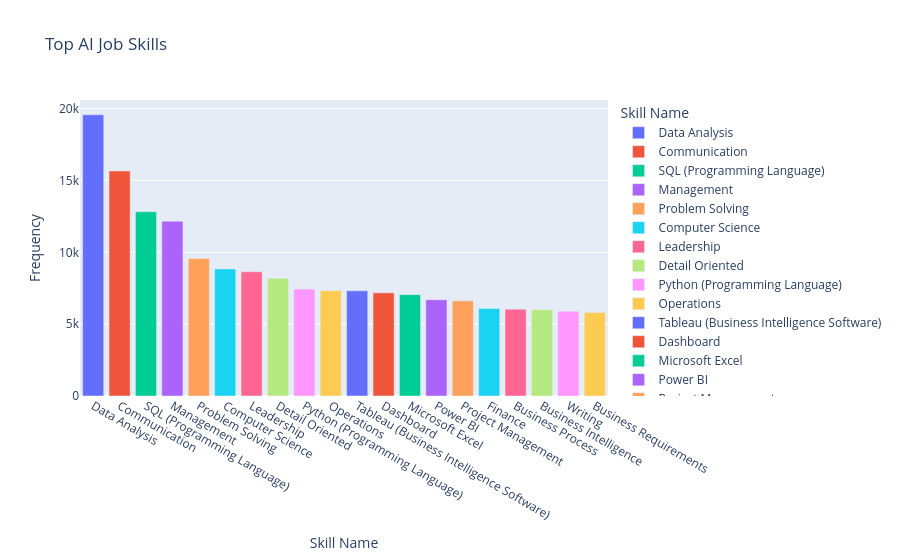
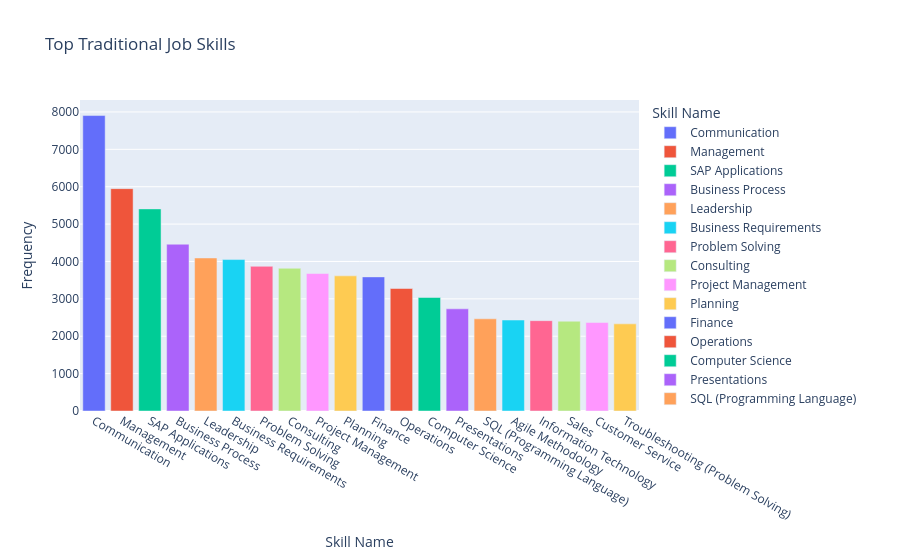

Notebook source saved alongside these figures, in order:
### Markdown cell above
### Q3: AI Careers vs. Traditional Roles

### Code cell
df = pd.read_csv("data/cleaned_data.csv")
df['SKILLS'] = df['SKILLS_NAME'].apply(ast.literal_eval)

ai_skills = df[df['AI_JOB']]['SKILLS'].explode().value_counts().head(20).reset_index()
ai_skills.columns = ['Skill', 'Count']

fig = px.bar(ai_skills, x='Skill', y='Count',
             title="Top AI Job Skills",
             labels={'Skill': 'Skill Name', 'Count': 'Frequency'},
             color='Skill')

fig.show()
fig.write_html("figures/5_chart.html")

traditional_skills = df[~df['AI_JOB']]['SKILLS'].explode().value_counts().head(20).reset_index()
traditional_skills.columns = ['Skill', 'Count']

fig = px.bar(traditional_skills, x='Skill', y='Count',
             title="Top Traditional Job Skills",
             labels={'Skill': 'Skill Name', 'Count': 'Frequency'},
             color='Skill')

fig.show()
fig.write_html("figures/6_chart.html")

### Figure 1 — Plotly figure (JSON) as saved in the notebook; plotly's stock layout.template omitted (floating-point values rounded to 4 significant figures)
{"data": [{"hovertemplate": "Skill Name=%{x}<br>Frequency=%{y}<extra></extra>", "legendgroup": "Data Analysis", "marker": {"color": "#636efa", "pattern": {"shape": ""}}, "name": "Data Analysis", "orientation": "v", "showlegend": true, "textposition": "auto", "type": "bar", "x": ["Data Analysis"], "xaxis": "x", "y": [19571], "yaxis": "y"}, {"hovertemplate": "Skill Name=%{x}<br>Frequency=%{y}<extra></extra>", "legendgroup": "Communication", "marker": {"color": "#EF553B", "pattern": {"shape": ""}}, "name": "Communication", "orientation": "v", "showlegend": true, "textposition": "auto", "type": "bar", "x": ["Communication"], "xaxis": "x", "y": [15660], "yaxis": "y"}, {"hovertemplate": "Skill Name=%{x}<br>Frequency=%{y}<extra></extra>", "legendgroup": "SQL (Programming Language)", "marker": {"color": "#00cc96", "pattern": {"shape": ""}}, "name": "SQL (Programming Language)", "orientation": "v", "showlegend": true, "textposition": "auto", "type": "bar", "x": ["SQL (Programming Language)"], "xaxis": "x", "y": [12825], "yaxis": "y"}, {"hovertemplate": "Skill Name=%{x}<br>Frequency=%{y}<extra></extra>", "legendgroup": "Management", "marker": {"color": "#ab63fa", "pattern": {"shape": ""}}, "name": "Management", "orientation": "v", "showlegend": true, "textposition": "auto", "type": "bar", "x": ["Management"], "xaxis": "x", "y": [12168], "yaxis": "y"}, {"hovertemplate": "Skill Name=%{x}<br>Frequency=%{y}<extra></extra>", "legendgroup": "Problem Solving", "marker": {"color": "#FFA15A", "pattern": {"shape": ""}}, "name": "Problem Solving", "orientation": "v", "showlegend": true, "textposition": "auto", "type": "bar", "x": ["Problem Solving"], "xaxis": "x", "y": [9564], "yaxis": "y"}, {"hovertemplate": "Skill Name=%{x}<br>Frequency=%{y}<extra></extra>", "legendgroup": "Computer Science", "marker": {"color": "#19d3f3", "pattern": {"shape": ""}}, "name": "Computer Science", "orientation": "v", "showlegend": true, "textposition": "auto", "type": "bar", "x": ["Computer Science"], "xaxis": "x", "y": [8841], "yaxis": "y"}, {"hovertemplate": "Skill Name=%{x}<br>Frequency=%{y}<extra></extra>", "legendgroup": "Leadership", "marker": {"color": "#FF6692", "pattern": {"shape": ""}}, "name": "Leadership", "orientation": "v", "showlegend": true, "textposition": "auto", "type": "bar", "x": ["Leadership"], "xaxis": "x", "y": [8649], "yaxis": "y"}, {"hovertemplate": "Skill Name=%{x}<br>Frequency=%{y}<extra></extra>", "legendgroup": "Detail Oriented", "marker": {"color": "#B6E880", "pattern": {"shape": ""}}, "name": "Detail Oriented", "orientation": "v", "showlegend": true, "textposition": "auto", "type": "bar", "x": ["Detail Oriented"], "xaxis": "x", "y": [8193], "yaxis": "y"}, {"hovertemplate": "Skill Name=%{x}<br>Frequency=%{y}<extra></extra>", "legendgroup": "Python (Programming Language)", "marker": {"color": "#FF97FF", "pattern": {"shape": ""}}, "name": "Python (Programming Language)", "orientation": "v", "showlegend": true, "textposition": "auto", "type": "bar", "x": ["Python (Programming Language)"], "xaxis": "x", "y": [7440], "yaxis": "y"}, {"hovertemplate": "Skill Name=%{x}<br>Frequency=%{y}<extra></extra>", "legendgroup": "Operations", "marker": {"color": "#FECB52", "pattern": {"shape": ""}}, "name": "Operations", "orientation": "v", "showlegend": true, "textposition": "auto", "type": "bar", "x": ["Operations"], "xaxis": "x", "y": [7332], "yaxis": "y"}, {"hovertemplate": "Skill Name=%{x}<br>Frequency=%{y}<extra></extra>", "legendgroup": "Tableau (Business Intelligence Software)", "marker": {"color": "#636efa", "pattern": {"shape": ""}}, "name": "Tableau (Business Intelligence Software)", "orientation": "v", "showlegend": true, "textposition": "auto", "type": "bar", "x": ["Tableau (Business Intelligence Software)"], "xaxis": "x", "y": [7317], "yaxis": "y"}, {"hovertemplate": "Skill Name=%{x}<br>Frequency=%{y}<extra></extra>", "legendgroup": "Dashboard", "marker": {"color": "#EF553B", "pattern": {"shape": ""}}, "name": "Dashboard", "orientation": "v", "showlegend": true, "textposition": "auto", "type": "bar", "x": ["Dashboard"], "xaxis": "x", "y": [7182], "yaxis": "y"}, {"hovertemplate": "Skill Name=%{x}<br>Frequency=%{y}<extra></extra>", "legendgroup": "Microsoft Excel", "marker": {"color": "#00cc96", "pattern": {"shape": ""}}, "name": "Microsoft Excel", "orientation": "v", "showlegend": true, "textposition": "auto", "type": "bar", "x": ["Microsoft Excel"], "xaxis": "x", "y": [7053], "yaxis": "y"}, {"hovertemplate": "Skill Name=%{x}<br>Frequency=%{y}<extra></extra>", "legendgroup": "Power BI", "marker": {"color": "#ab63fa", "pattern": {"shape": ""}}, "name": "Power BI", "orientation": "v", "showlegend": true, "textposition": "auto", "type": "bar", "x": ["Power BI"], "xaxis": "x", "y": [6704], "yaxis": "y"}, {"hovertemplate": "Skill Name=%{x}<br>Frequency=%{y}<extra></extra>", "legendgroup": "Project Management", "marker": {"color": "#FFA15A", "pattern": {"shape": ""}}, "name": "Project Management", "orientation": "v", "showlegend": true, "textposition": "auto", "type": "bar", "x": ["Project Management"], "xaxis": "x", "y": [6624], "yaxis": "y"}, {"hovertemplate": "Skill Name=%{x}<br>Frequency=%{y}<extra></extra>", "legendgroup": "Finance", "marker": {"color": "#19d3f3", "pattern": {"shape": ""}}, "name": "Finance", "orientation": "v", "showlegend": true, "textposition": "auto", "type": "bar", "x": ["Finance"], "xaxis": "x", "y": [6095], "yaxis": "y"}, {"hovertemplate": "Skill Name=%{x}<br>Frequency=%{y}<extra></extra>", "legendgroup": "Business Process", "marker": {"color": "#FF6692", "pattern": {"shape": ""}}, "name": "Business Process", "orientation": "v", "showlegend": true, "textposition": "auto", "type": "bar", "x": ["Business Process"], "xaxis": "x", "y": [6045], "yaxis": "y"}, {"hovertemplate": "Skill Name=%{x}<br>Frequency=%{y}<extra></extra>", "legendgroup": "Business Intelligence", "marker": {"color": "#B6E880", "pattern": {"shape": ""}}, "name": "Business Intelligence", "orientation": "v", "showlegend": true, "textposition": "auto", "type": "bar", "x": ["Business Intelligence"], "xaxis": "x", "y": [5998], "yaxis": "y"}, {"hovertemplate": "Skill Name=%{x}<br>Frequency=%{y}<extra></extra>", "legendgroup": "Writing", "marker": {"color": "#FF97FF", "pattern": {"shape": ""}}, "name": "Writing", "orientation": "v", "showlegend": true, "textposition": "auto", "type": "bar", "x": ["Writing"], "xaxis": "x", "y": [5890], "yaxis": "y"}, {"hovertemplate": "Skill Name=%{x}<br>Frequency=%{y}<extra></extra>", "legendgroup": "Business Requirements", "marker": {"color": "#FECB52", "pattern": {"shape": ""}}, "name": "Business Requirements", "orientation": "v", "showlegend": true, "textposition": "auto", "type": "bar", "x": ["Business Requirements"], "xaxis": "x", "y": [5810], "yaxis": "y"}], "layout": {"barmode": "relative", "legend": {"title": {"text": "Skill Name"}, "tracegroupgap": 0}, "title": {"text": "Top AI Job Skills"}, "xaxis": {"anchor": "y", "categoryarray": ["Data Analysis", "Communication", "SQL (Programming Language)", "Management", "Problem Solving", "Computer Science", "Leadership", "Detail Oriented", "Python (Programming Language)", "Operations", "Tableau (Business Intelligence Software)", "Dashboard", "Microsoft Excel", "Power BI", "Project Management", "Finance", "Business Process", "Business Intelligence", "Writing", "Business Requirements"], "categoryorder": "array", "domain": [0, 1], "title": {"text": "Skill Name"}}, "yaxis": {"anchor": "x", "domain": [0, 1], "title": {"text": "Frequency"}}}}

### Figure 2 — Plotly figure (JSON) as saved in the notebook; plotly's stock layout.template omitted (floating-point values rounded to 4 significant figures)
{"data": [{"hovertemplate": "Skill Name=%{x}<br>Frequency=%{y}<extra></extra>", "legendgroup": "Communication", "marker": {"color": "#636efa", "pattern": {"shape": ""}}, "name": "Communication", "orientation": "v", "showlegend": true, "textposition": "auto", "type": "bar", "x": ["Communication"], "xaxis": "x", "y": [7904], "yaxis": "y"}, {"hovertemplate": "Skill Name=%{x}<br>Frequency=%{y}<extra></extra>", "legendgroup": "Management", "marker": {"color": "#EF553B", "pattern": {"shape": ""}}, "name": "Management", "orientation": "v", "showlegend": true, "textposition": "auto", "type": "bar", "x": ["Management"], "xaxis": "x", "y": [5949], "yaxis": "y"}, {"hovertemplate": "Skill Name=%{x}<br>Frequency=%{y}<extra></extra>", "legendgroup": "SAP Applications", "marker": {"color": "#00cc96", "pattern": {"shape": ""}}, "name": "SAP Applications", "orientation": "v", "showlegend": true, "textposition": "auto", "type": "bar", "x": ["SAP Applications"], "xaxis": "x", "y": [5407], "yaxis": "y"}, {"hovertemplate": "Skill Name=%{x}<br>Frequency=%{y}<extra></extra>", "legendgroup": "Business Process", "marker": {"color": "#ab63fa", "pattern": {"shape": ""}}, "name": "Business Process", "orientation": "v", "showlegend": true, "textposition": "auto", "type": "bar", "x": ["Business Process"], "xaxis": "x", "y": [4462], "yaxis": "y"}, {"hovertemplate": "Skill Name=%{x}<br>Frequency=%{y}<extra></extra>", "legendgroup": "Leadership", "marker": {"color": "#FFA15A", "pattern": {"shape": ""}}, "name": "Leadership", "orientation": "v", "showlegend": true, "textposition": "auto", "type": "bar", "x": ["Leadership"], "xaxis": "x", "y": [4094], "yaxis": "y"}, {"hovertemplate": "Skill Name=%{x}<br>Frequency=%{y}<extra></extra>", "legendgroup": "Business Requirements", "marker": {"color": "#19d3f3", "pattern": {"shape": ""}}, "name": "Business Requirements", "orientation": "v", "showlegend": true, "textposition": "auto", "type": "bar", "x": ["Business Requirements"], "xaxis": "x", "y": [4051], "yaxis": "y"}, {"hovertemplate": "Skill Name=%{x}<br>Frequency=%{y}<extra></extra>", "legendgroup": "Problem Solving", "marker": {"color": "#FF6692", "pattern": {"shape": ""}}, "name": "Problem Solving", "orientation": "v", "showlegend": true, "textposition": "auto", "type": "bar", "x": ["Problem Solving"], "xaxis": "x", "y": [3871], "yaxis": "y"}, {"hovertemplate": "Skill Name=%{x}<br>Frequency=%{y}<extra></extra>", "legendgroup": "Consulting", "marker": {"color": "#B6E880", "pattern": {"shape": ""}}, "name": "Consulting", "orientation": "v", "showlegend": true, "textposition": "auto", "type": "bar", "x": ["Consulting"], "xaxis": "x", "y": [3818], "yaxis": "y"}, {"hovertemplate": "Skill Name=%{x}<br>Frequency=%{y}<extra></extra>", "legendgroup": "Project Management", "marker": {"color": "#FF97FF", "pattern": {"shape": ""}}, "name": "Project Management", "orientation": "v", "showlegend": true, "textposition": "auto", "type": "bar", "x": ["Project Management"], "xaxis": "x", "y": [3678], "yaxis": "y"}, {"hovertemplate": "Skill Name=%{x}<br>Frequency=%{y}<extra></extra>", "legendgroup": "Planning", "marker": {"color": "#FECB52", "pattern": {"shape": ""}}, "name": "Planning", "orientation": "v", "showlegend": true, "textposition": "auto", "type": "bar", "x": ["Planning"], "xaxis": "x", "y": [3615], "yaxis": "y"}, {"hovertemplate": "Skill Name=%{x}<br>Frequency=%{y}<extra></extra>", "legendgroup": "Finance", "marker": {"color": "#636efa", "pattern": {"shape": ""}}, "name": "Finance", "orientation": "v", "showlegend": true, "textposition": "auto", "type": "bar", "x": ["Finance"], "xaxis": "x", "y": [3588], "yaxis": "y"}, {"hovertemplate": "Skill Name=%{x}<br>Frequency=%{y}<extra></extra>", "legendgroup": "Operations", "marker": {"color": "#EF553B", "pattern": {"shape": ""}}, "name": "Operations", "orientation": "v", "showlegend": true, "textposition": "auto", "type": "bar", "x": ["Operations"], "xaxis": "x", "y": [3277], "yaxis": "y"}, {"hovertemplate": "Skill Name=%{x}<br>Frequency=%{y}<extra></extra>", "legendgroup": "Computer Science", "marker": {"color": "#00cc96", "pattern": {"shape": ""}}, "name": "Computer Science", "orientation": "v", "showlegend": true, "textposition": "auto", "type": "bar", "x": ["Computer Science"], "xaxis": "x", "y": [3036], "yaxis": "y"}, {"hovertemplate": "Skill Name=%{x}<br>Frequency=%{y}<extra></extra>", "legendgroup": "Presentations", "marker": {"color": "#ab63fa", "pattern": {"shape": ""}}, "name": "Presentations", "orientation": "v", "showlegend": true, "textposition": "auto", "type": "bar", "x": ["Presentations"], "xaxis": "x", "y": [2733], "yaxis": "y"}, {"hovertemplate": "Skill Name=%{x}<br>Frequency=%{y}<extra></extra>", "legendgroup": "SQL (Programming Language)", "marker": {"color": "#FFA15A", "pattern": {"shape": ""}}, "name": "SQL (Programming Language)", "orientation": "v", "showlegend": true, "textposition": "auto", "type": "bar", "x": ["SQL (Programming Language)"], "xaxis": "x", "y": [2466], "yaxis": "y"}, {"hovertemplate": "Skill Name=%{x}<br>Frequency=%{y}<extra></extra>", "legendgroup": "Agile Methodology", "marker": {"color": "#19d3f3", "pattern": {"shape": ""}}, "name": "Agile Methodology", "orientation": "v", "showlegend": true, "textposition": "auto", "type": "bar", "x": ["Agile Methodology"], "xaxis": "x", "y": [2434], "yaxis": "y"}, {"hovertemplate": "Skill Name=%{x}<br>Frequency=%{y}<extra></extra>", "legendgroup": "Information Technology", "marker": {"color": "#FF6692", "pattern": {"shape": ""}}, "name": "Information Technology", "orientation": "v", "showlegend": true, "textposition": "auto", "type": "bar", "x": ["Information Technology"], "xaxis": "x", "y": [2417], "yaxis": "y"}, {"hovertemplate": "Skill Name=%{x}<br>Frequency=%{y}<extra></extra>", "legendgroup": "Sales", "marker": {"color": "#B6E880", "pattern": {"shape": ""}}, "name": "Sales", "orientation": "v", "showlegend": true, "textposition": "auto", "type": "bar", "x": ["Sales"], "xaxis": "x", "y": [2402], "yaxis": "y"}, {"hovertemplate": "Skill Name=%{x}<br>Frequency=%{y}<extra></extra>", "legendgroup": "Customer Service", "marker": {"color": "#FF97FF", "pattern": {"shape": ""}}, "name": "Customer Service", "orientation": "v", "showlegend": true, "textposition": "auto", "type": "bar", "x": ["Customer Service"], "xaxis": "x", "y": [2366], "yaxis": "y"}, {"hovertemplate": "Skill Name=%{x}<br>Frequency=%{y}<extra></extra>", "legendgroup": "Troubleshooting (Problem Solving)", "marker": {"color": "#FECB52", "pattern": {"shape": ""}}, "name": "Troubleshooting (Problem Solving)", "orientation": "v", "showlegend": true, "textposition": "auto", "type": "bar", "x": ["Troubleshooting (Problem Solving)"], "xaxis": "x", "y": [2331], "yaxis": "y"}], "layout": {"barmode": "relative", "legend": {"title": {"text": "Skill Name"}, "tracegroupgap": 0}, "title": {"text": "Top Traditional Job Skills"}, "xaxis": {"anchor": "y", "categoryarray": ["Communication", "Management", "SAP Applications", "Business Process", "Leadership", "Business Requirements", "Problem Solving", "Consulting", "Project Management", "Planning", "Finance", "Operations", "Computer Science", "Presentations", "SQL (Programming Language)", "Agile Methodology", "Information Technology", "Sales", "Customer Service", "Troubleshooting (Problem Solving)"], "categoryorder": "array", "domain": [0, 1], "title": {"text": "Skill Name"}}, "yaxis": {"anchor": "x", "domain": [0, 1], "title": {"text": "Frequency"}}}}
